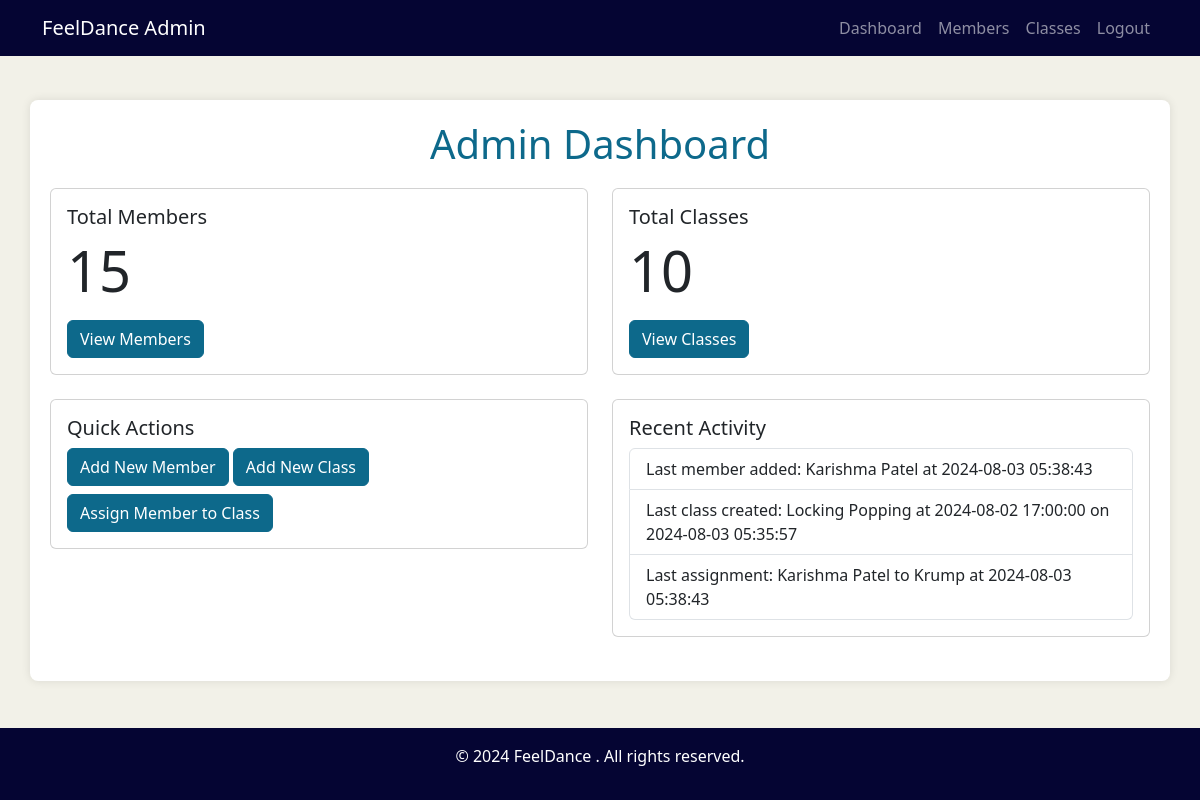
Screenshot of /admin/dashboard.php with the database file from the repository.
### tables this page shows
CREATE TABLE `members` (
  `member_id` int(11) NOT NULL,
  `name` varchar(255) NOT NULL,
  `email` varchar(255) NOT NULL,
  `role` enum('Student','Instructor') NOT NULL,
  `image` varchar(255) DEFAULT NULL,
  `deleted_at` datetime DEFAULT NULL,
  `class_id` int(11) NOT NULL,
  `allocation_deleted_at` datetime DEFAULT NULL,
  `created_at` timestamp NOT NULL DEFAULT current_timestamp()
);

CREATE TABLE `classes` (
  `class_id` int(11) NOT NULL,
  `class_name` varchar(100) NOT NULL,
  `class_time` datetime NOT NULL,
  `video_id` varchar(255) DEFAULT NULL,
  `deleted_at` datetime DEFAULT NULL,
  `created_at` timestamp NOT NULL DEFAULT current_timestamp()
);

### admin/dashboard.php (the view, shortened to what this page needs)
<?php
include '../reusable/connection.php';
$member_query = "SELECT COUNT(*) as total_members FROM members WHERE deleted_at IS NULL";
$member_result = $conn->query($member_query);
$total_members = $member_result->fetch_assoc()['total_members'];
$class_query = "SELECT COUNT(*) as total_classes FROM classes WHERE deleted_at IS NULL";
$class_result = $conn->query($class_query);
$total_classes = $class_result->fetch_assoc()['total_classes'];
$recent_members_query = "SELECT name, created_at FROM members WHERE deleted_at IS NULL ORDER BY created_at DESC LIMIT 1";
$recent_classes_query = "SELECT class_name, class_time, created_at FROM classes WHERE deleted_at IS NULL ORDER BY created_at DESC LIMIT 1";
$recent_assignments_query = "SELECT m.name as member_name, c.class_name, m.created_at
                             FROM members m
                             JOIN classes c ON m.class_id = c.class_id
                             WHERE m.deleted_at IS NULL AND m.allocation_deleted_at IS NULL
                             ORDER BY m.created_at DESC LIMIT 1";
$recent_members_result = $conn->query($recent_members_query);
$recent_classes_result = $conn->query($recent_classes_query);
$recent_assignments_result = $conn->query($recent_assignments_query);
$recent_member = $recent_members_result->fetch_assoc();
$recent_class = $recent_classes_result->fetch_assoc();
$recent_assignment = $recent_assignments_result->fetch_assoc();
include '../reusable/header-admin.php';
?>
<link rel="stylesheet" href="../reusable/css/admin-styles.css">
<div class="container admin-container">
    <h1 class="admin-title text-center">Admin Dashboard</h1>
    <div class="row">
        <div class="col-md-6 mb-4">
            <div class="card">
                <div class="card-body">
                    <h5 class="card-title">Total Members</h5>
                    <p class="card-text display-4"><?php echo $total_members; ?></p>
                    <a href="members.php" class="btn btn-admin-primary">View Members</a>
                </div>
            </div>
        </div>
        <div class="col-md-6 mb-4">
            <div class="card">
                <div class="card-body">
                    <h5 class="card-title">Total Classes</h5>
                    <p class="card-text display-4"><?php echo $total_classes; ?></p>
                    <a href="classes.php" class="btn btn-admin-primary">View Classes</a>
                </div>
            </div>
        </div>
    </div>
    <div class="row">
        <div class="col-md-6 mb-4">
            <div class="card">
                <div class="card-body">
                    <h5 class="card-title">Quick Actions</h5>
                    <a href="addMember.php" class="btn btn-admin-primary mb-2">Add New Member</a>
                    <a href="addClass.php" class="btn btn-admin-primary mb-2">Add New Class</a>
                    <a href="manageallocation.php" class="btn btn-admin-primary">Assign Member to Class</a>
                </div>
            </div>
        </div>
        <div class="col-md-6 mb-4">
            <div class="card">
                <div class="card-body">
                    <h5 class="card-title">Recent Activity</h5>
                    <ul class="list-group">
                        <?php if ($recent_member): ?>
                            <li class="list-group-item">Last member added: <?php echo $recent_member['name']; ?> at <?php echo $recent_member['created_at']; ?></li>
                        <?php endif; ?>
                        <?php if ($recent_class): ?>
                            <li class="list-group-item">Last class created: <?php echo $recent_class['class_name']; ?> at <?php echo $recent_class['class_time']; ?> on <?php echo $recent_class['created_at']; ?></li>
                        <?php endif; ?>
                        <?php if ($recent_assignment): ?>
                            <li class="list-group-item">Last assignment: <?php echo $recent_assignment['member_name']; ?> to <?php echo $recent_assignment['class_name']; ?> at <?php echo $recent_assignment['created_at']; ?></li>
                        <?php endif; ?>
                    </ul>
                </div>
            </div>
        </div>
    </div>
</div>
<?php include '../reusable/footer-admin.php'; ?>

### reusable/css/admin-styles.css (style rules this page uses)
:root { --blue-grotto: #0d698b; --ivory: #f2f1e8; --dark-blue: #050533; --cinnabar: #e34234; }
body { background-color: var(--ivory); display: flex; flex-direction: column; min-height: 100vh; }
.admin-container { background-color: #ffffff; border-radius: 8px; box-shadow: 0 0 10px rgba(0, 0, 0, 0.1); padding: 20px; margin-top: 20px; }
.admin-title { color: var(--blue-grotto); margin-bottom: 20px; }
.btn-admin-primary { background-color: var(--blue-grotto); border-color: var(--blue-grotto); color: #ffffff; }
.text-center { text-align: center !important; }
.mb-4 { margin-bottom: 1.5rem !important; }

### rows the page displays
members: name "Karishma Patel", created_at "2024-08-03 05:38:43", class.class_name "Krump"
classes: class_name "Locking Popping", class_time "2024-08-02 17:00:00", created_at "2024-08-03 05:35:57"

### other values shown
$total_members "15"
$total_classes "10"
